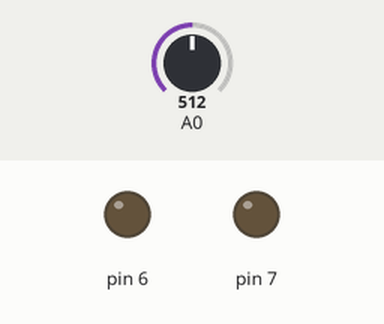
Bench run of a sketch on a simulated Arduino Uno, built with avr-gcc and run on an emulated ATmega328P. Parts: output pins drawn as LEDs (lit = HIGH). Dashed ring = blinking. The test bench sets the inputs (shaded band); at power-on: A0 = 512.

Above: at 1.2 s.
1.3 s: A0 set to 586
2.8 s: A0 set to 613
At 3.6 s:
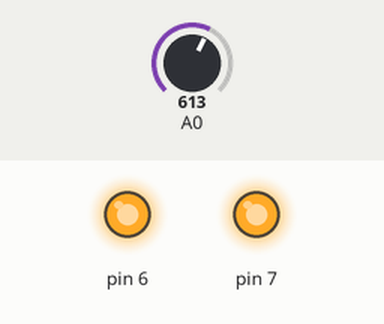
5.8 s: A0 set to 590
At 7.0 s:
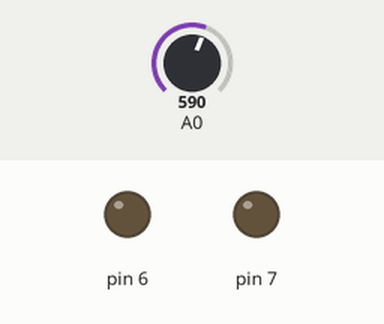
7.3 s: A0 set to 610
At 8.1 s:
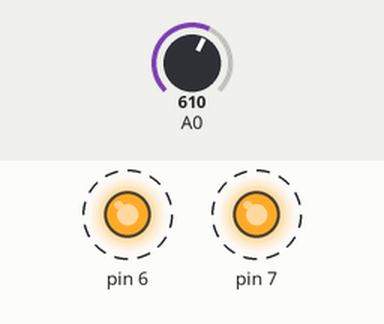
Timing chart, 0 to 11.3 s (numbered marks = the images above; inputs shaded):
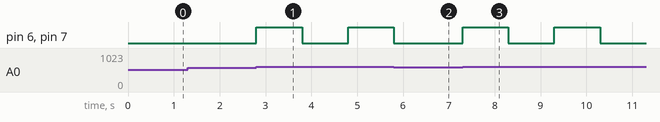

The sketch:

detector_de_incendio.ino
```cpp
// C++ code
//
void setup()
{
  pinMode(A0, INPUT);
  pinMode(6, OUTPUT);
  pinMode(7, OUTPUT);
}

void loop()
{
  if (analogRead(A0) > 600) {
    digitalWrite(6, HIGH);
    digitalWrite(7, HIGH);
    delay(1000); // Wait for 1000 millisecond(s)
    digitalWrite(6, LOW);
    digitalWrite(7, LOW);
    delay(1000); // Wait for 1000 millisecond(s)
  } else {
    digitalWrite(6, LOW);
    digitalWrite(7, LOW);
  }
}
```

Measured:
- the behaviour switches between 600 and 601 on A0 (found by bisection; images 0 and 1)
- after the input at 1.3 s, every drawn part: stays the same
- after the input at 2.8 s, pin 6, pin 7: LOW → HIGH at once, → LOW 1.0 s later, → HIGH 1.0 s later
- after the input at 5.8 s, pin 6, pin 7: goes on until 5.8 s, then stays LOW
- after the input at 7.3 s, pin 6, pin 7: alternates HIGH for 1.0 s and LOW for 1.0 s, starting at once
